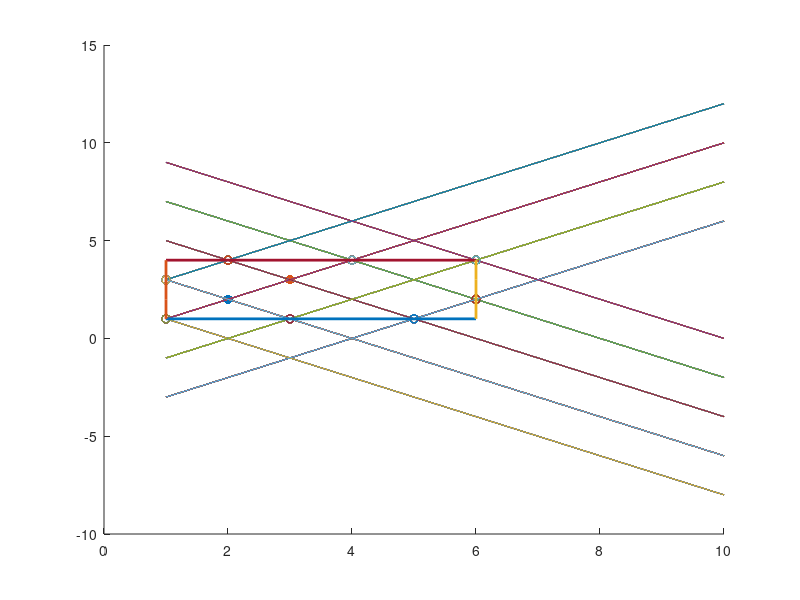

Source code (MATLAB):
clear all;
impulse = [1 zeros(1, 99)];
fs = 44100;
c = 340;
theta = 45;
% Position of the sound: x, y (only in 2D for the moment) in meters
x0 = 2;
y0 = 2;
% Listener
dx_l = 3;
dy_l = 3;
listener = [dx_l dy_l];
scatter(x0, y0, 45, 'filled');hold on
scatter(dx_l, dy_l, 45, 'filled')
radius_list = 2;
% Direct sound
    dx = abs(x0 - dx_l);
    dy = abs(y0 - dy_l);
    distance = sqrt(dx*dx + dy*dy);
    delay = distance/c;
    m_direct = 1/distance;
    d_direct = floor(delay * fs);
% Number of reflections: n_reflections
n_reflections = 200;
attenuation = 0.5;
h = zeros(1,n_reflections);
att_ray = 1;
delays = zeros(1, n_reflections+1);
delays(1) = d_direct;
k=2;
h(delays(1)) = m_direct;
mags = zeros(1, n_reflections);
% General equation of a line Ax+By+C=0
j=1;
walls = [0 1 -4; 1 0 -1; 0 1 -1; 1 0 -6];
l2 = [-(sind(theta))  (cosd(theta))  ((-cosd(theta))*y0 + (sind(theta))*x0)];
m = -l2(1)/l2(2); b = -l2(3)/l2(2); x = 1:10;
            plot(x, m*x+b); hold on
for i=1:(n_reflections+1)
    while j < 5
        l1 = walls(j, :);
        % Intersection point
        intersection_x = det([l1(2:3); l2(2:3)])/det([l1(1:2); l2(1:2)]);
        intersection_y = det([l1(3) l1(1); l2(3) l2(1)])/det([l1(1:2); l2(1:2)]);
        % Jordan curve theorem: TODO
        if intersection_x <= -walls(4,3) && intersection_y <= -walls(1,3) && ...
                intersection_y >= -walls(3,3) && intersection_x >= -walls(2,3)...
                && intersection_x ~= x0 && intersection_y ~= y0
            a = [intersection_x intersection_y] - [x0 y0];
            b = listener - [x0 y0];
            dist_pointLine = abs( det([a-b;c-b]) )/norm(c-b) ;
            % Length of the ray
            dx = abs(x0-intersection_x);
            dy = abs(y0-intersection_y);
            dist = sqrt(dx*dx + dy*dy);
            % New source
            scatter(intersection_x,intersection_y); hold on
            x0 = intersection_x;
            y0 = intersection_y;
            % Reflection
           % r = [-l2(2) l2(1)]+2*cosd(theta)*[l1(1) l1(2)];
           N = [l1(1) l1(2)];
           N = N / norm(N);
           r = [-l2(2) l2(1)] - 2*dot([-l2(2) l2(1)],N)*N;
            l2=[r(2) -r(1) (r(1)*y0 - r(2)*x0)];
            m = -l2(1)/l2(2); b = -l2(3)/l2(2); x = 1:10;
            plot(x, m*x+b);hold on
            j = j + 5;
        end
        j = j+1;
    end
    % Let's check if the ray has crossed the receiver
    if dist_pointLine < radius_list
        delays(k) = ceil((dist/c) * fs);
        att_ray = att_ray * attenuation;
        mags(k) = att_ray;
        h(delays(k)) = att_ray;
        k=k+1;
    end
    j=1;
end

% figure
% stem(h)

%     N = N / norm(N);
%     m = -l2(1)/l2(2); b = -l2(3)/l2(2); x = 1:10;
%     plot(x, m*x+b);hold on
% 
% scatter(r(1),r(2))
% scatter(intersection_x,intersection_y)
plot(1:6,4*ones(1,6), 'LineWidth', 2);hold on
plot(1:6,1*ones(1,6), 'LineWidth', 2);hold on
plot(1*ones(1,4), 1:4, 'LineWidth', 2);hold on
plot(6*ones(1,4), 1:4, 'LineWidth', 2)